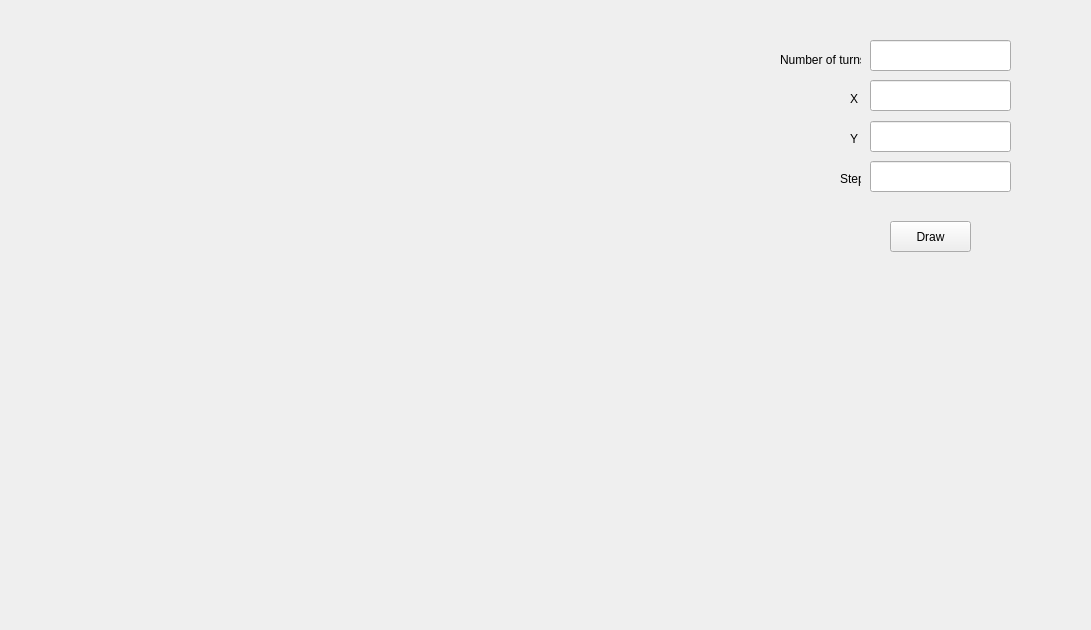
<?xml version="1.0" encoding="UTF-8"?>
<ui version="4.0">
 <class>Widget</class>
 <widget class="QWidget" name="Widget">
  <property name="geometry">
   <rect>
    <x>0</x>
    <y>0</y>
    <width>1091</width>
    <height>630</height>
   </rect>
  </property>
  <property name="windowTitle">
   <string>Widget</string>
  </property>
  <widget class="QLabel" name="label_3">
   <property name="geometry">
    <rect>
     <x>840</x>
     <y>171</y>
     <width>21</width>
     <height>16</height>
    </rect>
   </property>
   <property name="text">
    <string>Step</string>
   </property>
  </widget>
  <widget class="QLineEdit" name="lineEdit_3">
   <property name="geometry">
    <rect>
     <x>870</x>
     <y>161</y>
     <width>141</width>
     <height>31</height>
    </rect>
   </property>
  </widget>
  <widget class="QLabel" name="label">
   <property name="geometry">
    <rect>
     <x>850</x>
     <y>91</y>
     <width>21</width>
     <height>16</height>
    </rect>
   </property>
   <property name="text">
    <string>X</string>
   </property>
  </widget>
  <widget class="QPushButton" name="pushButton">
   <property name="geometry">
    <rect>
     <x>890</x>
     <y>221</y>
     <width>81</width>
     <height>31</height>
    </rect>
   </property>
   <property name="text">
    <string>Draw</string>
   </property>
  </widget>
  <widget class="QLabel" name="label_2">
   <property name="geometry">
    <rect>
     <x>850</x>
     <y>131</y>
     <width>16</width>
     <height>16</height>
    </rect>
   </property>
   <property name="text">
    <string>Y</string>
   </property>
  </widget>
  <widget class="QLineEdit" name="lineEdit_2">
   <property name="geometry">
    <rect>
     <x>870</x>
     <y>121</y>
     <width>141</width>
     <height>31</height>
    </rect>
   </property>
  </widget>
  <widget class="QLineEdit" name="lineEdit">
   <property name="geometry">
    <rect>
     <x>870</x>
     <y>80</y>
     <width>141</width>
     <height>31</height>
    </rect>
   </property>
  </widget>
  <widget class="QLineEdit" name="lineEdit_4">
   <property name="geometry">
    <rect>
     <x>870</x>
     <y>40</y>
     <width>141</width>
     <height>31</height>
    </rect>
   </property>
  </widget>
  <widget class="QLabel" name="label_4">
   <property name="geometry">
    <rect>
     <x>780</x>
     <y>50</y>
     <width>81</width>
     <height>20</height>
    </rect>
   </property>
   <property name="text">
    <string>Number of turns</string>
   </property>
  </widget>
 </widget>
 <layoutdefault spacing="6" margin="11"/>
 <resources/>
 <connections/>
</ui>
